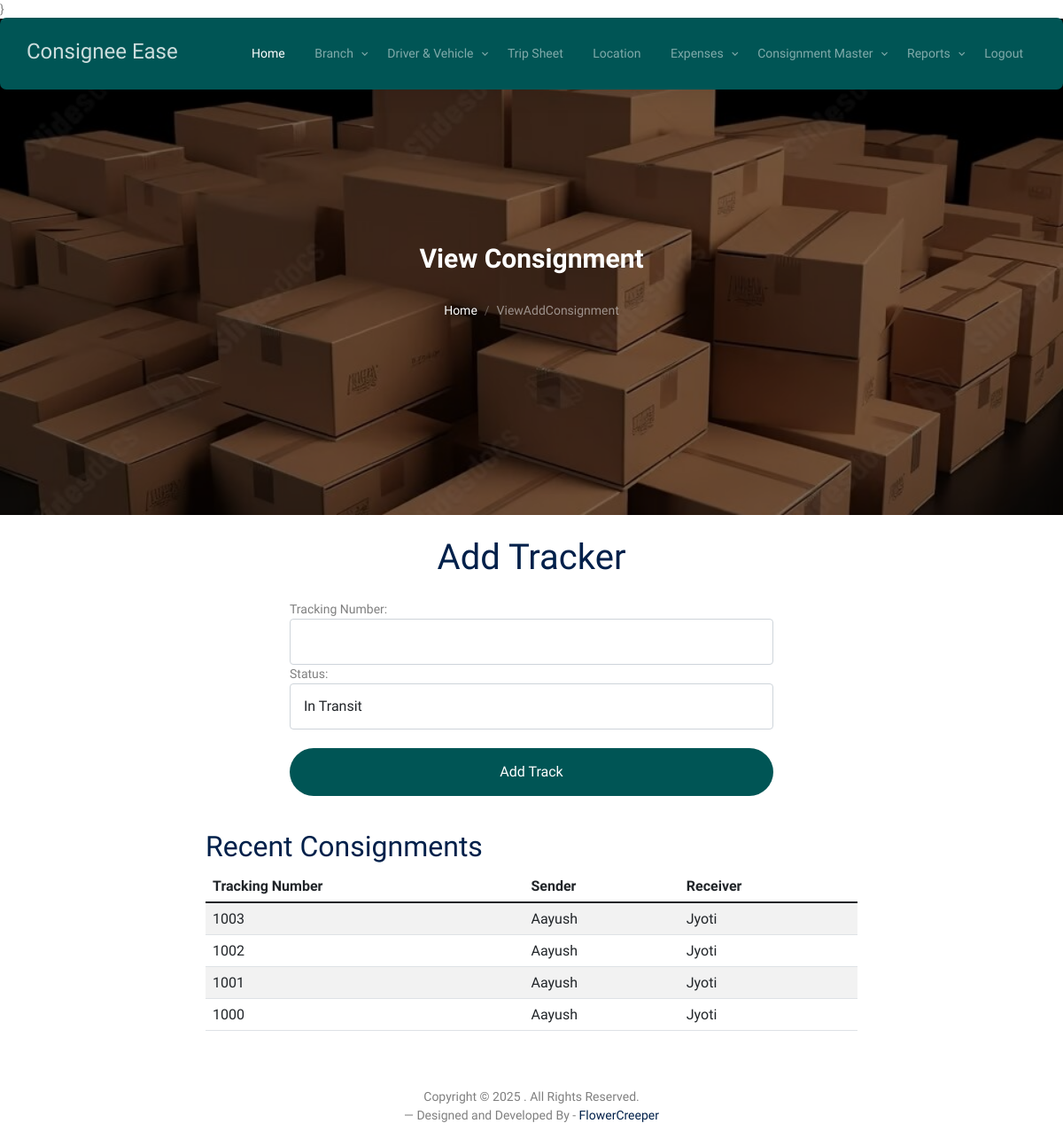
Page /addTrack on the committed database.
### consign_app/models.py (models this page shows, shortened)
class AddConsignment(models.Model):
    track_id = models.CharField(max_length=50, null=True)
    sender_name = models.CharField(max_length=50, null=True)
    sender_mobile = models.CharField(max_length=50, null=True)
    sender_address = models.CharField(max_length=50, null=True)
    sender_GST=models.CharField(max_length=50,null=True)
    receiver_name = models.CharField(max_length=50, null=True)
    receiver_mobile = models.CharField(max_length=50, null=True)
    receiver_address = models.CharField(max_length=50, null=True)
    receiver_GST = models.CharField(max_length=50, null=True)
    total_cost = models.FloatField(null=True)
    date = models.CharField(max_length=30, null=True)
    pay_status = models.CharField(max_length=30, null=True)
    route_from = models.CharField(max_length=30, null=True)
    route_to = models.CharField(max_length=30, null=True)
    desc_product = models.CharField(max_length=150,null=True)
    pieces = models.IntegerField(null=True)
    prod_invoice = models.CharField(max_length=50,null=True)
    prod_price = models.CharField(max_length=50,null=True)
    weight = models.FloatField(null=True)
    freight = models.FloatField(null=True)
    hamali = models.FloatField(null=True)
    door_charge = models.FloatField(null=True)
    st_charge = models.FloatField(null=True)
    Consignment_id=models.IntegerField(null=True)
    branch = models.CharField(max_length=150, null=True)
    name = models.CharField(max_length=150, null=True)
    balance = models.FloatField(null=True)
    time=models.CharField(max_length=50,null=True)
    copy_type = models.CharField(max_length=150, null=True)
    weightAmt=models.FloatField(null=True)
    delivery = models.CharField(max_length=150, null=True)
    eway_bill =models.CharField(max_length=150, null=True)
    branchemail = models.CharField(max_length=150, null=True)
    consignment_status = models.CharField(max_length=250, null=True)
    status = models.CharField(max_length=250, null=True)

### consign_app/views.py (the view, shortened to what this page needs)
# urls.py: path('addTrack', views.addTrack, name='addTrack'),
def addTrack(request):
    consignments = AddConsignment.objects.all().order_by('-id')  # Fetch all consignments ordered by id descending
    return render(request, 'addTrack.html',{'consignments':consignments})

### consign_app/templates/addTrack.html (shortened to what this page needs)
{% load static %}}
<!DOCTYPE html>
<html lang="en">
  <head>
    <link rel="stylesheet" href="{% static 'fonts/icomoon/style.css' %}" />
    <link rel="stylesheet" href="{% static 'fonts/flaticon/font/flaticon.css' %}" />
    <link rel="stylesheet" href="{% static 'css/tiny-slider.css' %}" />
    <link rel="stylesheet" href="{% static 'css/aos.css' %}" />
    <link rel="stylesheet" href="{% static 'css/style.css' %}" />
  </head>
  <body>
    {% include 'index_menu.html' %}
    <div
      class="hero page-inner overlay"
      style="background-image: url('{% static 'images/hero_bg_1.jpg' %}')"
    >
      <div class="container">
        <div class="row justify-content-center align-items-center">
          <div class="col-lg-9 text-center mt-5">
            <h1 class="heading" data-aos="fade-up">View Consignment</h1>
            <nav
              aria-label="breadcrumb"
              data-aos="fade-up"
              data-aos-delay="200"
            >
              <ol class="breadcrumb text-center justify-content-center">
                <li class="breadcrumb-item"><a href="{% url 'index' %}}">Home</a></li>
                <li
                  class="breadcrumb-item active text-white-50"
                  aria-current="page"
                >
                  ViewAddConsignment
                </li>
              </ol>
            </nav>
          </div>
        </div>
      </div>
    </div>
<div class="container">
    <h1 class="text-center my-4">Add Tracker</h1>
    <div class="row justify-content-center">
        <div class="col-md-6">
            <form method="post">
                <div class="form-group">
                    <label for="a1">Tracking Number:</label>
                    <input type="text" class="form-control" id="a1" name="a1" required>
                </div>
                <div class="form-group">
                    <label for="status">Status:</label>
                    <select class="form-control" id="status" name="status" required>
                        <option value="In Transit">In Transit</option>
                    </select>
                </div>
                <br>
                <button type="submit" class="btn btn-primary w-100">Add Track</button>
            </form>
        </div>
    </div>
    <div class="row justify-content-center my-4">
        <div class="col-md-8">
            <div class="recent-consignments">
                <h2>Recent Consignments</h2>
                <table class="table table-striped">
                    <thead>
                        <tr>
                            <th>Tracking Number</th>
                            <th>Sender</th>
                            <th>Receiver</th>
                        </tr>
                    </thead>
                    <tbody>
                        {% for consignment in consignments %}
                        <tr>
                            <td>{{ consignment.track_id }}</td>
                            <td>{{ consignment.sender_name }}</td>
                            <td>{{ consignment.receiver_name }}</td>
                        </tr>
                        {% empty %}
                        <tr>
                            <td colspan="3">No recent consignments available.</td>
                        </tr>
                        {% endfor %}
                    </tbody>
                </table>
            </div>
        </div>
    </div>
</div>
<div class="row mt-5">
          <div class="col-12 text-center">
            <p>
              Copyright &copy;
              . All Rights Reserved. <br>&mdash; Designed and Developed  By -
              <a href="https://flowercreeper.com/index.php">FlowerCreeper</a>
            </p>
          </div>
        </div>
</body>
</html>

### rows in the picture
AddConsignment: track_id "1003", sender_name "Aayush", receiver_name "Jyoti"
AddConsignment: track_id "1002", sender_name "Aayush", receiver_name "Jyoti"
AddConsignment: track_id "1001", sender_name "Aayush", receiver_name "Jyoti"
AddConsignment: track_id "1000", sender_name "Aayush", receiver_name "Jyoti"
